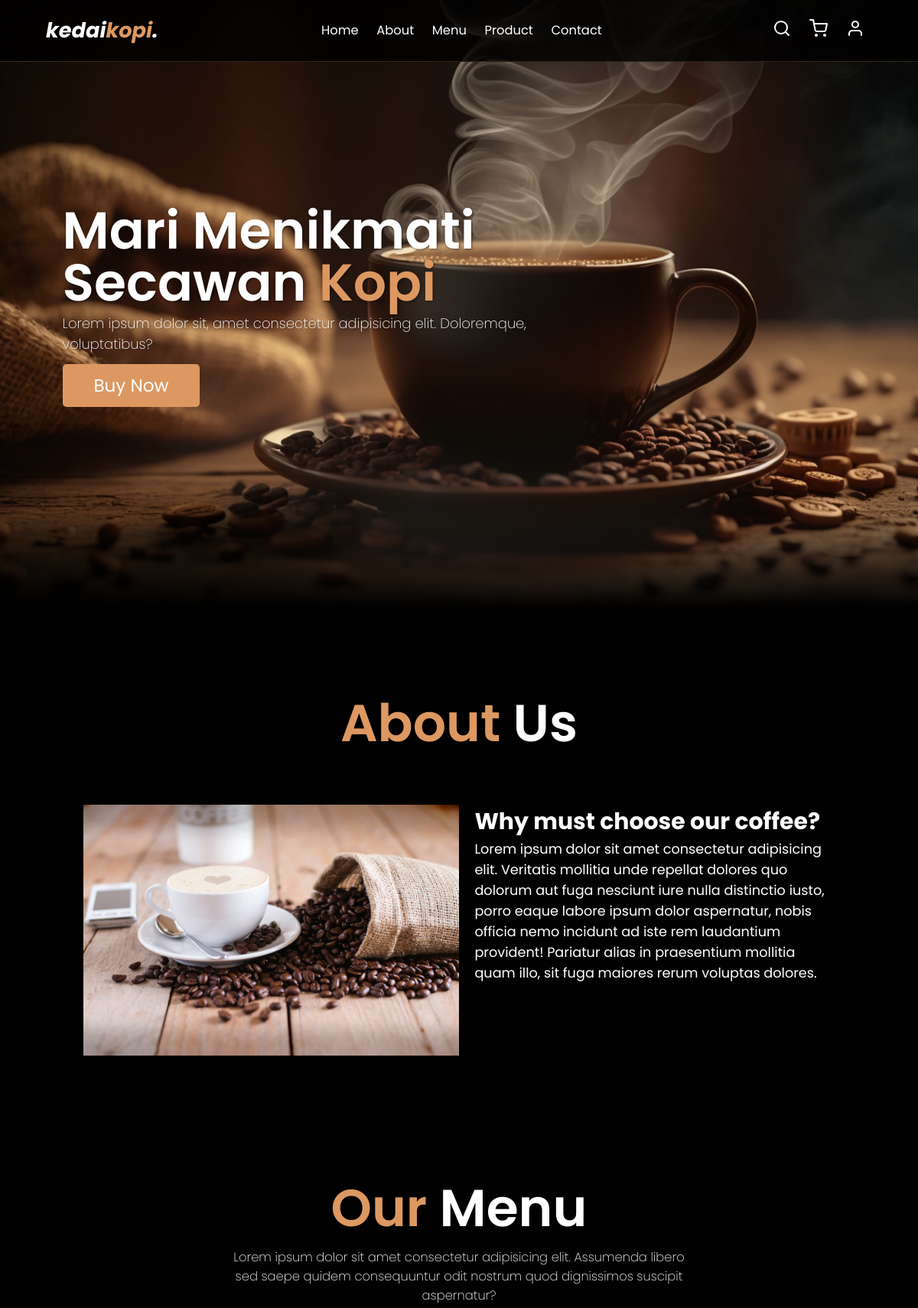
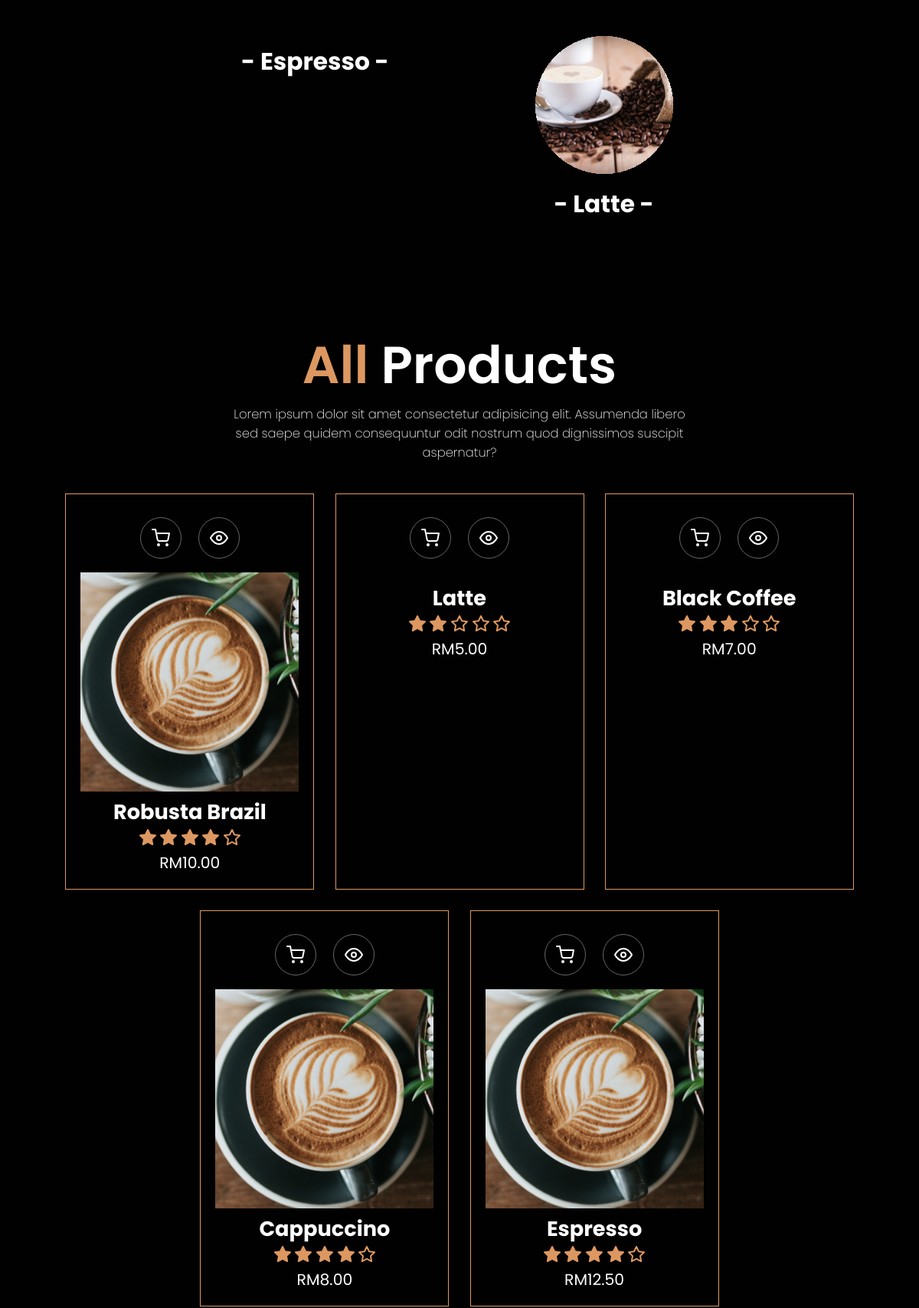
The page / (upper part) on the database its author committed (2 pictures, top to bottom).
### tables this page shows
CREATE TABLE `menu` (
  `id` int(11) NOT NULL,
  `name` varchar(30) NOT NULL,
  `image` varchar(255) NOT NULL
);

CREATE TABLE `product` (
  `id` int(11) NOT NULL,
  `image` varchar(255) NOT NULL,
  `name` varchar(30) NOT NULL,
  `description` varchar(200) DEFAULT NULL,
  `rating` int(5) NOT NULL,
  `price` decimal(5,2) NOT NULL
);

### index.php (the view, shortened to what this page needs)
<?php
require('function.php');
$username = null;
function fetchMenu($conn) {
    $sql = "SELECT * FROM menu";
    $result = $conn->query($sql);
    return $result;
}
function fetchProduct($conn, $sql, $params = []) {
    $stmt = $conn->prepare($sql);
    $stmt->execute();
    $result = $stmt->get_result();
    return $result;
}
?>
<!DOCTYPE html>
<html lang="en">
<head>
    <link rel="stylesheet" href="style.css">
</head>
<body>
    <header class="header-main">
        <p class="navbar-logo">kedai<span>kopi</span>.</p>
        <div class="navbar-nav">
            <a href="#home">Home</a>
            <a href="#about">About</a>
            <a href="#ourMenu">Menu</a>
            <a href="#product">Product</a>
            <a href="#contact">Contact</a>
        </div>
        <div class="navbar-extra">
            <a href="#" id="search"><i data-feather="search"></i></a>
            <a href="#" id="cart">
                <i data-feather="shopping-cart"></i>
            </a>
            <a href="#" id="user"><i data-feather="user"></i></a>
        </div>
    </header>
    <section class="hero" id="home">
        <main class="content">
            <h1>Mari Menikmati Secawan <span>Kopi</span></h1>
            <p>Lorem ipsum dolor sit, amet consectetur adipisicing elit. Doloremque, voluptatibus?
            </p>
            <a href="#product" class="buy-btn">Buy Now</a>
        </main>
    </section>
    <section class="about" id="about">
        <h1><span>About</span> Us</h1>
        <main class="content">
            <img src="material/mike-kenneally-zlwDJoKTuA8-unsplash.jpg" alt="">
            <div class="text">
                <h3>Why must choose our coffee?</h3>
                <p>Lorem ipsum dolor sit amet consectetur adipisicing elit. Veritatis mollitia unde repellat dolores quo dolorum aut fuga nesciunt iure nulla distinctio iusto, porro eaque labore ipsum dolor aspernatur, nobis officia nemo incidunt ad iste rem laudantium provident! Pariatur alias in praesentium mollitia quam illo, sit fuga maiores rerum voluptas dolores.</p>
            </div>
        </main>
    </section>
    <section class="menu" id="ourMenu">
        <h1><span>Our</span> Menu</h1>
        <p class="desc">Lorem ipsum dolor sit amet consectetur adipisicing elit. Assumenda libero sed saepe quidem consequuntur odit nostrum quod dignissimos suscipit aspernatur?</p>
        <main class="content">
            <?php
            $menu = fetchMenu($conn);
                if($menu->num_rows > 0) :
                    while($row = $menu->fetch_assoc()) : ?>
            <div class="card-menu">
                <img src="<?php echo $row['image']; ?>" alt="">
                <h3>- <?php echo $row['name']; ?> -</h3>
            </div>
            <?php
                endwhile;
            endif;
             ?>
        </main>
    </section>
    <section class="product" id="product">
        <h1><span>All</span> Products</h1>
        <p class="desc">Lorem ipsum dolor sit amet consectetur adipisicing elit. Assumenda libero sed saepe quidem consequuntur odit nostrum quod dignissimos suscipit aspernatur?</p>
        <main class="content">
        <?php
        $limitPage = 5;
        $currentPage = isset($_GET['nr-page']) ? (int)$_GET['nr-page'] : 1;
        $startPage = ($currentPage - 1) * $limitPage;
        if(isset($_GET['searchBox']) && $_SERVER['REQUEST_METHOD'] == 'GET') :
            $name = $conn->real_escape_string($_GET['searchBox']);
            $sqlAll = "SELECT * FROM product WHERE name LIKE ?";
            $productsAll = fetchProduct($conn, $sqlAll, ["%$name%"]);
            $num_of_rows = $productsAll->num_rows;
            $sql = "SELECT * FROM product WHERE name LIKE ? LIMIT $startPage, $limitPage";
            $products = fetchProduct($conn, $sql, ["%$name%"]);
        else :
            $sql = "SELECT * FROM product LIMIT $startPage, $limitPage";
            $products = fetchProduct($conn, $sql);
        endif;
        if($products->num_rows > 0) :
            while($row = $products->fetch_assoc()) : ?>
        <div class="card-product">
            <div class="product-icons">
                <?php if($username) :
                ?>
                <a href="#" onclick="cart(<?php echo $row['id']; ?>, event)" id="shopping-cart"><i data-feather="shopping-cart"></i></a>
                <?php
                else :
                    ?>
                <a href="#" onclick="hideCart(event)" id="shopping-cart"><i data-feather="shopping-cart"></i></a>
                <?php
                endif; ?>
                <a href="#" onclick="viewItemDetails(<?php echo $row['id']; ?>, event)" id="view"><i data-feather="eye"></i></a>
            </div>
            <img src="<?php echo $row['image']; ?>" alt="">
            <h3><?php echo $row['name']; ?></h3>
            <div class="product-star">
                <?php
                $total = 5;
                $rate = $row['rating'];
                $balance = $total - $rate;
                for($i=0; $i<$rate; $i++) :
                ?>
                <i data-feather="star" class="full-star"></i>
                <?php endfor;
                for($i=0; $i<$balance; $i++) :
                ?>
                <i data-feather="star" class="star"></i>
                <?php endfor; ?>
            </div>
            <p class="price">RM<?php echo $row['price']; ?></p>
        </div>
        <?php
            endwhile;
        else :
            echo "No result found";
        endif;
            ?>
        </main>
    </section>
</body>
</html>

### style.css (style rules this page uses)
:root { --primary: #dd9861; --bg: #010101; }
* { margin: 0; padding: 0; box-sizing: border-box; outline: none; border: none; text-decoration: none; }
html { scroll-behavior: smooth; }
body { font-family: "Poppins", sans-serif; background-color: var(--bg); color: white; min-height: 100vh; }
.header-main { display: flex; justify-content: space-between; align-items: center; padding: 1.4rem 5%; background-color: rgba(1, 1, 1, 0.8); border-bottom: 1px solid #352518; position: fixed; top: 0; left: 0; right: 0; z-index: 999; }
.header-main a { color: white; cursor: pointer; }
.header-main .navbar-logo span { color: var(--primary); }
.header-main .navbar-logo { font-size: 2rem; font-weight: 700; font-style: italic; }
.header-main .navbar-nav a, .header-main .navbar-extra a { padding: 0 10px; font-size: 1.2rem; }
.header-main .navbar-nav a { display: inline-block; }
.header-main .navbar-nav a::after { content: ""; display: block; border-bottom: 0.1rem solid var(--primary); transform: translateX(-50%) scaleX(0); transition: 0.1s linear; }
.navbar-extra #cart { position: relative; }
.hero { min-height: 100vh; display: flex; align-items: center; background-image: url("material/fresh-coffee-steams-wooden-table-close-up-generative-ai-crop.jpg"); background-size: cover; background-position: center; background-repeat: no-repeat; -webkit-mask-image: linear-gradient(rgba(0, 0, 0, 1) 85%, rgba(0, 0, 0, 0)); mask-image: linear-gradient(rgba(0, 0, 0, 1) 85%, rgba(0, 0, 0, 0)); }
.hero h1 span { color: var(--primary); }
.hero .content { padding: 6rem; max-width: 60rem; position: fixed; }
.hero .content h1 { font-size: 5em; text-shadow: 1px 1px 3px rgba(1, 1, 3, 0.5); font-weight: 600; line-height: 1em; }
.hero .content p { font-size: 18px; padding-top: 5px; font-weight: 200; text-shadow: 1px 1px 3px rgba(1, 1, 3, 0.5); }
.hero .content .buy-btn { margin-top: 1rem; display: inline-block; color: white; font-size: 1.7rem; padding: 0.8rem 3rem; border-radius: 5px; background-color: var(--primary); transition: 0.1s linear; }
.about, .menu, .product, .contact { padding-top: 7rem; }
.about h1, .menu h1, .product h1, .contact h1 { text-align: center; font-size: 5rem; font-weight: 600; }
.about h1 span, .menu h1 span, .product h1 span, .contact h1 span { color: var(--primary); }
.about .content { display: flex; padding: 4rem 8rem; }
.about .content img { width: 50%; height: 50%; }
.about .content .text { padding-left: 1.5rem; }
.about .content .text h3 { font-size: 2.2rem; }
.about .content .text p { font-size: 1.3rem; }
.desc { width: 50%; margin: auto; text-align: center; font-weight: 200; font-size: 1.2rem; }
.menu .content { margin: auto; width: 70%; padding: 2rem 0; display: flex; justify-content: center; flex-wrap: wrap; }
.menu .content .card-menu { width: 350px; padding: 1rem; margin: 0 1rem; text-align: center; }
.menu .content .card-menu img { width: 300px; -webkit-mask: radial-gradient(circle, white 50%, transparent 50%); mask: radial-gradient(circle, white 50%, transparent 50%); }
.menu .content .card-menu h3 { font-size: 2.3rem; }
.product .content { padding: 2rem; display: flex; justify-content: center; flex-wrap: wrap; }
.product .content .card-product { border: 1px solid var(--primary); width: 350px; padding: 1.4rem; margin: 1rem; text-align: center; }
.product .content .card-product img { width: 300px; margin-top: 0.5rem; }
.product .content .card-product .product-icons { display: flex; justify-content: center; }
.product .content .card-product .product-icons a { width: 4rem; height: 4rem; margin: 0.8rem; color: white; border: 1px solid #666; border-radius: 50%; display: flex; justify-content: center; align-items: center; }
.product .content .card-product h3 { font-size: 2rem; }
.product .content .card-product .product-star { color: var(--primary); }
.product .content .card-product .product-star .full-star { fill: var(--primary); }
.product .content .card-product .price { font-size: 1.5rem; }
@media (max-width: 1366px) { html { font-size: 85%; } }
@media (max-width: 1366px) { .menu .content { width: 100%; } }
@media (max-width: 1366px) { .product .content .card-product { width: 325px; } }
@media (max-width: 1366px) { .product .content .card-product img { width: 285px; } }

### rows shown on the page
menu: name "Espresso"
menu: image (picture), name "Latte"
product: image (picture), name "Robusta Brazil", price "10.00"
product: name "Latte", price "5.00"
product: name "Black Coffee", price "7.00"
product: image (picture), name "Cappuccino", price "8.00"
product: image (picture), name "Espresso", price "12.50"
